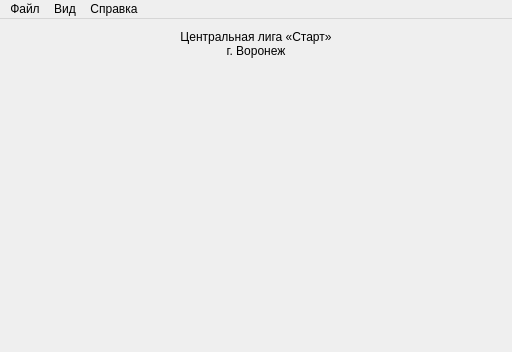
<?xml version="1.0" encoding="UTF-8"?>
<ui version="4.0">
 <class>MainWindow</class>
 <widget class="QMainWindow" name="MainWindow">
  <property name="geometry">
   <rect>
    <x>0</x>
    <y>0</y>
    <width>512</width>
    <height>352</height>
   </rect>
  </property>
  <property name="windowTitle">
   <string>KVNShuffle</string>
  </property>
  <widget class="QWidget" name="centralWidget">
   <layout class="QVBoxLayout" name="verticalLayout_2">
    <item>
     <layout class="QHBoxLayout" name="horizontalLayout_2" stretch="0,1,0">
      <item>
       <widget class="QLabel" name="lblPictureTopLeft">
        <property name="text">
         <string/>
        </property>
       </widget>
      </item>
      <item>
       <layout class="QVBoxLayout" name="verticalLayout">
        <item>
         <widget class="QLabel" name="lblTitle">
          <property name="styleSheet">
           <string notr="true"/>
          </property>
          <property name="text">
           <string>Центральная лига «Старт»
г. Воронеж</string>
          </property>
          <property name="alignment">
           <set>Qt::AlignCenter</set>
          </property>
         </widget>
        </item>
       </layout>
      </item>
      <item>
       <widget class="QLabel" name="lblPictureTopRight">
        <property name="text">
         <string/>
        </property>
       </widget>
      </item>
     </layout>
    </item>
    <item>
     <widget class="QStackedWidget" name="stack">
      <property name="currentIndex">
       <number>-1</number>
      </property>
     </widget>
    </item>
   </layout>
  </widget>
  <widget class="QMenuBar" name="menuBar">
   <property name="geometry">
    <rect>
     <x>0</x>
     <y>0</y>
     <width>512</width>
     <height>20</height>
    </rect>
   </property>
   <widget class="QMenu" name="menu">
    <property name="title">
     <string>Файл</string>
    </property>
    <addaction name="actStartOver"/>
    <addaction name="actSettings"/>
    <addaction name="separator"/>
    <addaction name="actQuit"/>
   </widget>
   <widget class="QMenu" name="menu_2">
    <property name="title">
     <string>Вид</string>
    </property>
    <addaction name="actFullscreen"/>
   </widget>
   <widget class="QMenu" name="menu_3">
    <property name="title">
     <string>Справка</string>
    </property>
    <addaction name="actAbout"/>
    <addaction name="actAboutQt"/>
   </widget>
   <addaction name="menu"/>
   <addaction name="menu_2"/>
   <addaction name="menu_3"/>
  </widget>
  <action name="actStartOver">
   <property name="text">
    <string>Заново</string>
   </property>
   <property name="shortcut">
    <string>Ctrl+N</string>
   </property>
  </action>
  <action name="actFullscreen">
   <property name="checkable">
    <bool>true</bool>
   </property>
   <property name="text">
    <string>Во весь экран</string>
   </property>
   <property name="shortcut">
    <string>F11</string>
   </property>
  </action>
  <action name="actAbout">
   <property name="text">
    <string>О программе</string>
   </property>
  </action>
  <action name="actQuit">
   <property name="text">
    <string>Выход</string>
   </property>
   <property name="shortcut">
    <string>Ctrl+Q</string>
   </property>
  </action>
  <action name="actSettings">
   <property name="text">
    <string>Настройки</string>
   </property>
  </action>
  <action name="actExitFullscreen">
   <property name="text">
    <string>Выйти из полноэкранного режима</string>
   </property>
   <property name="shortcut">
    <string>Esc</string>
   </property>
  </action>
  <action name="actAboutQt">
   <property name="text">
    <string>О Qt</string>
   </property>
  </action>
 </widget>
 <layoutdefault spacing="6" margin="11"/>
 <resources/>
 <connections>
  <connection>
   <sender>actQuit</sender>
   <signal>triggered()</signal>
   <receiver>MainWindow</receiver>
   <slot>close()</slot>
   <hints>
    <hint type="sourcelabel">
     <x>-1</x>
     <y>-1</y>
    </hint>
    <hint type="destinationlabel">
     <x>255</x>
     <y>175</y>
    </hint>
   </hints>
  </connection>
 </connections>
</ui>
